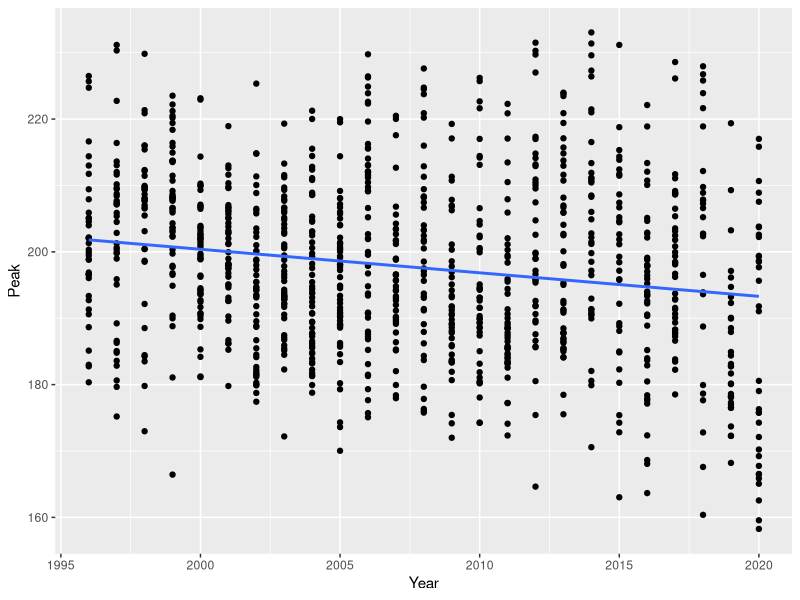

The R script that drew this image: (Note: this script raises an error after producing the figure.)
## ---- chunk 1
pkgs <- c("tidyverse", "readxl", "corrplot", "stats", "ggpubr", "lme4", "car",
          "lmerTest", "gtsummary","broom.mixed")

vapply(pkgs, library, FUN.VALUE = logical(1L), character.only = TRUE,
       logical.return = TRUE)

## ---- chunk 2
df_phenology <- read.csv("Data/phenology_data/phenology_metrics.csv", sep=",",stringsAsFactors = FALSE, header = TRUE)
## ---- chunk 3
df_phenology <- subset(df_phenology, df_phenology$SpeciesID!= "Scathophagidae")

df_phenology %>%
  mutate(Order = case_when(
    SpeciesID == "Acari" ~ "Decomposer",
    SpeciesID == "ANMU" ~ "Mixed feeder",
    SpeciesID == "Aphidoidea" ~ "Herbivor",
    SpeciesID == "Chalcidoidea" ~ "Parasitoid",
    SpeciesID == "CHCE" ~ "Mixed feeder",
    SpeciesID == "Coccoidea" ~ "Herbivor",
    SpeciesID == "Collembola" ~ "Decomposer",
    SpeciesID == "Culicidae" ~ "Mixed feeder",
    SpeciesID == "Ichneumonidae" ~ "Parasitoid",
    SpeciesID == "Linyphiidae" ~ "Predator",
    SpeciesID == "Lycosidae" ~ "Predator",
    SpeciesID == "MYSC" ~ "Mixed feeder",
    SpeciesID == "Nymphalidae" ~ "Mixed feeder",
    SpeciesID == "Phoridae" ~ "Mixed feeder",
    SpeciesID == "Thomisidae" ~ "Predator")) -> df_phenology


df_phenology$Order[is.na(df_phenology$Order)] <- "NA"
df_phenology<- subset(df_phenology,Order!="NA")

print(unique(df_phenology$SpeciesID))

df_phenology <- subset(df_phenology, df_phenology$Plot!= "Art1" | df_phenology$SpeciesID!= "Collembola")
df_phenology <- subset(df_phenology, df_phenology$Plot!= "Art1" | df_phenology$SpeciesID!= "Acari")
df_phenology<- subset(df_phenology,Plot!="Art6")
## ---- chunk 4
m.1 <- lmer(Onset ~ Year + (1 | SpeciesID:Plot), data=df_phenology)
summary(m.1)

m.2 <- lmer(Peak ~ Year + (1 | SpeciesID:Plot), data=df_phenology)
summary(m.2)

#Visualise 
ggplot(df_phenology, aes(Year, Peak))+
  geom_point()+
  geom_smooth(method = "lm", se = FALSE)

m.3 <- lmer(End ~ Year + (1 | SpeciesID:Plot), data=df_phenology)
summary(m.3)

m.4 <- lmer(Duration ~ Year + (1 | SpeciesID:Plot), data=df_phenology)
summary(m.4)
## ---- chunk 5
tbl_regression(m.1) %>%
  modify_column_unhide(column = std.error) %>%
  modify_caption("**Onset of arthropod community**")
tbl_regression(m.2)%>%
  modify_column_unhide(column = std.error) %>%
  modify_caption("**Peak of arthropod community**")
tbl_regression(m.3)%>%
  modify_column_unhide(column = std.error) %>%
  modify_caption("**End of arthropod community**")
tbl_regression(m.4)%>%
  modify_column_unhide(column = std.error) %>%
  modify_caption("**Duration of arthropod community**")
## ---- chunk 6
m.1.func <- lmer(Onset ~ Year*Order + (1 | Plot) + (1 | Order:SpeciesID) + (1 | Year:SpeciesID) + (1 | Year:Plot), data=df_phenology)
summary(m.1.func)

m.2.func <- lmer(Peak ~ Year*Order + (1 | Plot) + (1 | Order:SpeciesID) + (1 | Year:SpeciesID) + (1 | Year:Plot), data=df_phenology)
summary(m.2.func)

m.3.func <- lmer(End ~ Year*Order + (1 | Plot) + (1 | Order:SpeciesID) + (1 | Year:SpeciesID) + (1 | Year:Plot), data=df_phenology)
summary(m.3.func)

m.4.func <- lmer(Duration ~ Year*Order + (1 | Plot) + (1 | Order:SpeciesID) + (1 | Year:SpeciesID) + (1 | Year:Plot), data=df_phenology)
summary(m.4.func)
## ---- chunk 7
tbl_regression(m.1.func) %>%
  modify_column_unhide(column = std.error) %>%
  modify_caption("**Onset - functional groups**")
tbl_regression(m.2.func) %>%
  modify_column_unhide(column = std.error) %>%
  modify_caption("**Peak - functional groups**")
tbl_regression(m.3.func) %>%
  modify_column_unhide(column = std.error) %>%
  modify_caption("**End - functional groups**")
tbl_regression(m.4.func) %>%
  modify_column_unhide(column = std.error) %>%
  modify_caption("**Duration - functional groups**")
## ---- chunk 8
m.1.spec <- lmer(Onset ~ Year*SpeciesID + (1 | Plot) + (1 | Year:Plot), data=df_phenology)
summary(m.1.spec)
anova(m.1.spec)

m.2.spec <- lmer(Peak ~ Year*SpeciesID + (1 | Plot) + (1 | Year:Plot), data=df_phenology)
summary(m.2.spec)
anova(m.2.spec)

m.3.spec <- lmer(End ~ Year*SpeciesID + (1 | Plot) + (1 | Year:Plot), data=df_phenology)
summary(m.3.spec)
anova(m.3.spec)

m.4.spec <- lmer(Duration ~ Year*SpeciesID + (1 | Plot) + (1 | Year:Plot), data=df_phenology)
summary(m.4.spec)
anova(m.4.spec)
## ---- chunk 9
tbl_regression(m.1.spec) %>%
  modify_column_unhide(column = std.error) %>%
  modify_caption("**Onset - Taxa**")
tbl_regression(m.2.spec) %>%
  modify_column_unhide(column = std.error) %>%
  modify_caption("**Peak - Taxa**")
tbl_regression(m.3.spec) %>%
  modify_column_unhide(column = std.error) %>%
  modify_caption("**End - Taxa**")
tbl_regression(m.4.spec) %>%
  modify_column_unhide(column = std.error) %>%
  modify_caption("**Duration - Taxa**")
## ---- chunk 10
df_sub <- subset(df_phenology, Order == "Mixed feeder" )
df_sub1 <- subset(df_phenology, Order == "Predator" )
df_sub2 <- subset(df_phenology, Order == "Herbivor" )
df_sub3 <- subset(df_phenology, Order == "Parasitoid" )
df_sub4 <- subset(df_phenology, Order == "Decomposer" )
## ---- chunk 11
m.1.mix <- lmer(Onset ~ Year*SpeciesID + (1 | Plot) + (1 | Year:Plot), data = df_sub)
summary(m.1.mix)

m.2.mix <- lmer(Peak ~ Year*SpeciesID + (1 | Plot) + (1 | Year:Plot), data = df_sub)
summary(m.2.mix)

m.3.mix <- lmer(End ~ Year*SpeciesID + (1 | Plot) + (1 | Year:Plot), data = df_sub)
summary(m.3.mix)

m.4.mix <- lmer(Duration ~ Year*SpeciesID + (1 | Plot) + (1 | Year:Plot), data = df_sub)
summary(m.4.mix)
## ---- chunk 12
tbl_regression(m.1.mix) %>%
  modify_column_unhide(column = std.error) %>%
  modify_caption("**Onset - Mixed feeders**")
tbl_regression(m.2.mix) %>%
  modify_column_unhide(column = std.error) %>%
  modify_caption("**Peak - Mixed feeders**")
tbl_regression(m.3.mix) %>%
  modify_column_unhide(column = std.error) %>%
  modify_caption("**End - Mixed feeders**")
tbl_regression(m.4.mix) %>%
  modify_column_unhide(column = std.error) %>%
  modify_caption("**Duration - Mixed feeders**")
## ---- chunk 13
m.1.pred <- lmer(Onset ~ Year*SpeciesID + (1 | Plot) + (1 | Year:Plot), data = df_sub1)
summary(m.1.pred)

m.2.pred <- lmer(Peak ~ Year*SpeciesID + (1 | Plot) + (1 | Year:Plot), data = df_sub1)
summary(m.2.pred)

m.3.pred <- lmer(End ~ Year*SpeciesID + (1 | Plot) + (1 | Year:Plot), data = df_sub1)
summary(m.3.pred)

m.4.pred <- lmer(Duration ~ Year*SpeciesID + (1 | Plot) + (1 | Year:Plot), data = df_sub1)
summary(m.4.pred)
## ---- chunk 14
tbl_regression(m.1.pred) %>%
  modify_column_unhide(column = std.error) %>%
  modify_caption("**Onset - Predators**")
tbl_regression(m.2.pred) %>% 
  modify_column_unhide(column = std.error) %>%
  modify_caption("**Peak - Predators**")
tbl_regression(m.3.pred) %>% 
  modify_column_unhide(column = std.error) %>%
  modify_caption("**End - Predators**")
tbl_regression(m.4.pred) %>% 
  modify_column_unhide(column = std.error) %>%
  modify_caption("**Duration - Predators**")
## ---- chunk 15
m.1.herb <- lmer(Onset ~ Year*SpeciesID + (1 | Plot) + (1 | Year:Plot), data = df_sub2)
summary(m.1.herb)

m.2.herb <- lmer(Peak ~ Year*SpeciesID + (1 | Plot) + (1 | Year:Plot), data = df_sub1)
summary(m.2.herb)

m.3.herb <- lmer(End ~ Year*SpeciesID + (1 | Plot) + (1 | Year:Plot), data = df_sub2)
summary(m.3.herb)

m.4.herb <- lmer(Duration ~ Year*SpeciesID + (1 | Plot) + (1 | Year:Plot), data = df_sub2)
summary(m.4.herb)
## ---- chunk 16
tbl_regression(m.1.herb) %>% 
  modify_column_unhide(column = std.error) %>%
  modify_caption("**Onset - Herbivores**")
tbl_regression(m.2.herb) %>% 
  modify_column_unhide(column = std.error) %>%
  modify_caption("**Peak - Herbivores**")
tbl_regression(m.3.herb) %>% 
  modify_column_unhide(column = std.error) %>%
  modify_caption("**End - Herbivores**")
tbl_regression(m.4.herb) %>% 
  modify_column_unhide(column = std.error) %>%
  modify_caption("**Duration - Herbivores**")
## ---- chunk 17
m.1.para <- lmer(Onset ~ Year*SpeciesID + (1 | Plot) + (1 | Year:Plot), data = df_sub3)
summary(m.1.para)

m.2.para <- lmer(Peak ~ Year*SpeciesID + (1 | Plot) + (1 | Year:Plot), data = df_sub3)
summary(m.2.para)

m.3.para <- lmer(End ~ Year*SpeciesID + (1 | Plot) + (1 | Year:Plot), data = df_sub3)
summary(m.3.para)

m.4.para <- lmer(Duration ~ Year*SpeciesID + (1 | Plot) + (1 | Year:Plot), data = df_sub3)
summary(m.4.para)
## ---- chunk 18
tbl_regression(m.1.para) %>% 
  modify_column_unhide(column = std.error) %>%
  modify_caption("**Onset - Parasitoids**")
tbl_regression(m.2.para) %>% 
  modify_column_unhide(column = std.error) %>%
  modify_caption("**Peak - Parasitoids**")
tbl_regression(m.3.para) %>% 
  modify_column_unhide(column = std.error) %>%
  modify_caption("**End - Parasitoids**")
tbl_regression(m.4.para) %>% 
  modify_column_unhide(column = std.error) %>%
  modify_caption("**Duration - Parasitoids**")
## ---- chunk 19
m.1.dec <- lmer(Onset ~ Year*SpeciesID + (1 | Plot) + (1 | Year:Plot), data = df_sub4)
summary(m.1.dec)

m.2.dec <- lmer(Peak ~ Year*SpeciesID + (1 | Plot) + (1 | Year:Plot), data = df_sub4)
summary(m.2.dec)

m.3.dec <- lmer(End ~ Year*SpeciesID + (1 | Plot) + (1 | Year:Plot), data = df_sub4)
summary(m.3.dec)

m.4.dec <- lmer(Duration ~ Year*SpeciesID + (1 | Plot) + (1 | Year:Plot), data = df_sub4)
summary(m.4.dec)
## ---- chunk 20
tbl_regression(m.1.dec) %>% 
  modify_column_unhide(column = std.error) %>%
  modify_caption("**Onset - Decomposers**")
tbl_regression(m.2.dec) %>% 
  modify_column_unhide(column = std.error) %>%
  modify_caption("**Peak - Decomposers**")
tbl_regression(m.3.dec) %>% 
  modify_column_unhide(column = std.error) %>%
  modify_caption("**End - Decomposers**")
tbl_regression(m.4.dec) %>% 
  modify_column_unhide(column = std.error) %>%
  modify_caption("**Duration - Decomposers**")
## ---- chunk 21
family_trends <- function(data, SpeciesID, column){
  df_local <- subset(data, data$SpeciesID == SpeciesID)
  m <- lmer(df_local[,column] ~ Year + (1 | Plot), df_local)
  summary(m)
  
  tbl_regression(m) %>% 
  modify_column_unhide(column = std.error)
}

family_trends_single <- function(data, SpeciesID, column){
  df_local <- subset(data, data$SpeciesID == SpeciesID)
  m <- lm(df_local[,column] ~ Year, df_local)
  summary(m)
  
  tbl_regression(m) %>% 
  modify_column_unhide(column = std.error)
}

family_trends(df_phenology, "Acari", "Onset")
family_trends(df_phenology, "Acari", "Peak")
family_trends(df_phenology, "Acari", "End")
family_trends(df_phenology, "Acari", "Duration")

family_trends(df_phenology, "Collembola", "Onset")
family_trends(df_phenology, "Collembola", "Peak")
family_trends(df_phenology, "Collembola", "End")
family_trends(df_phenology, "Collembola", "Duration")

family_trends_single(df_phenology, "Aphidoidea", "Onset")
family_trends_single(df_phenology, "Aphidoidea", "Peak")
family_trends_single(df_phenology, "Aphidoidea", "End")
family_trends_single(df_phenology, "Aphidoidea", "Duration")

family_trends(df_phenology, "Coccoidea", "Onset")
family_trends(df_phenology, "Coccoidea", "Peak")
family_trends(df_phenology, "Coccoidea", "End")
family_trends(df_phenology, "Coccoidea", "Duration")

family_trends(df_phenology, "Chironomidae", "Onset")
family_trends(df_phenology, "Chironomidae", "Peak")
family_trends(df_phenology, "Chironomidae", "End")
family_trends(df_phenology, "Chironomidae", "Duration")

family_trends_single(df_phenology, "Culicidae", "Onset")
family_trends_single(df_phenology, "Culicidae", "Peak")
family_trends_single(df_phenology, "Culicidae", "End")
family_trends_single(df_phenology, "Culicidae", "Duration")

family_trends(df_phenology, "Chalcidoidea", "Onset")
family_trends(df_phenology, "Chalcidoidea", "Peak")
family_trends(df_phenology, "Chalcidoidea", "End")
family_trends(df_phenology, "Chalcidoidea", "Duration")

family_trends(df_phenology, "Ichneumonidae", "Onset")
family_trends(df_phenology, "Ichneumonidae", "Peak")
family_trends(df_phenology, "Ichneumonidae", "End")
family_trends(df_phenology, "Ichneumonidae", "Duration")

family_trends(df_phenology, "Linyphiidae", "Onset")
family_trends(df_phenology, "Linyphiidae", "Peak")
family_trends(df_phenology, "Linyphiidae", "End")
family_trends(df_phenology, "Linyphiidae", "Duration")

family_trends(df_phenology, "Lycosidae", "Onset")
family_trends(df_phenology, "Lycosidae", "Peak")
family_trends(df_phenology, "Lycosidae", "End")
family_trends(df_phenology, "Lycosidae", "Duration")

family_trends(df_phenology, "Muscidae", "Onset")
family_trends(df_phenology, "Muscidae", "Peak")
family_trends(df_phenology, "Muscidae", "End")
family_trends(df_phenology, "Muscidae", "Duration")

family_trends(df_phenology, "Nymphalidae", "Onset")
family_trends(df_phenology, "Nymphalidae", "Peak")
family_trends(df_phenology, "Nymphalidae", "End")
family_trends(df_phenology, "Nymphalidae", "Duration")

family_trends(df_phenology, "Phoridae", "Onset")
family_trends(df_phenology, "Phoridae", "Peak")
family_trends(df_phenology, "Phoridae", "End")
family_trends(df_phenology, "Phoridae", "Duration")

family_trends(df_phenology, "Sciaridae", "Onset")
family_trends(df_phenology, "Sciaridae", "Peak")
family_trends(df_phenology, "Sciaridae", "End")
family_trends(df_phenology, "Sciaridae", "Duration")

family_trends(df_phenology, "Thomisidae", "Onset")
family_trends(df_phenology, "Thomisidae", "Peak")
family_trends(df_phenology, "Thomisidae", "End")
family_trends(df_phenology, "Thomisidae", "Duration")
## ---- chunk 22
df_summary_lm<-data.frame(SpeciesID=character(),Plot=character(),Pheno_event=character(),Slope=numeric(),SE=numeric(),Tvalue=numeric(),Pvalue=numeric(),Rsquare=numeric(),AdjRsquare=numeric(),
                          Count=numeric(),n=numeric(),Residual=numeric())

for (i in unique(df_phenology$SpeciesID)){
  print(i)
  df8b<-subset(df_phenology,SpeciesID==i)
  for (j in unique(df8b$Plot)){
    df8a<-subset(df8b,Plot==j)
    
    if(sum(!is.na(df8a$Onset))<6){ 
      df_temp<-data.frame(SpeciesID=df8a$SpeciesID[1], 
                          Plot=df8a$Plot[1],
                          Pheno_event="Onset",
                          Slope=NA,
                          SE=NA,
                          Tvalue=NA,
                          Pvalue=NA,
                          Rsquare=NA,
                          AdjRsquare=NA,
                          Count=NA,
                          n=NA,
                          Residual=NA)
    }
    else{
      mod1 <- lm(Onset ~ Year, data =df8a)       
      Residual1 <- sqrt(deviance(mod1)/df.residual(mod1))
      df_temp<-data.frame(SpeciesID=df8a$SpeciesID[1], 
                          Plot=df8a$Plot[1],
                          Pheno_event="Onset",
                          Slope=summary(mod1)$coefficients[2],
                          SE=summary(mod1)$coefficients[4],
                          Tvalue=summary(mod1)$coefficients[6],
                          Pvalue=summary(mod1)$coefficients[8],
                          Rsquare=summary(mod1)$r.squared,
                          AdjRsquare=summary(mod1)$adj.r.squared,
                          Count=sum(df8a$TotalAbundance),
                          n=sum(!is.na(df8a$Onset)),
                          Residual=Residual1)
      df_summary_lm<-bind_rows(df_summary_lm,df_temp)
    }
    #plot(mod1)
    
    
    if(sum(!is.na(df8a$Peak))<6){
      df_temp<-data.frame(SpeciesID=df8a$SpeciesID[1],
                          Plot=df8a$Plot[1],
                          Pheno_event="Peak",
                          Slope=NA,
                          SE=NA,
                          Tvalue=NA,
                          Pvalue=NA,
                          Rsquare=NA,
                          AdjRsquare=NA,
                          Count=NA,
                          n=NA,
                          Residual=NA)
    }
    
    else{ 
      mod2 <- lm(Peak ~ Year, data =df8a)
      Residual2 <- sqrt(deviance(mod2)/df.residual(mod2))
      df_temp<-data.frame(SpeciesID=df8a$SpeciesID[1],
                          Plot=df8a$Plot[1],
                          Pheno_event="Peak",
                          Slope=summary(mod2)$coefficients[2],
                          SE=summary(mod2)$coefficients[4],
                          Tvalue=summary(mod2)$coefficients[6],
                          Pvalue=summary(mod2)$coefficients[8],
                          Rsquare=summary(mod2)$r.squared,
                          AdjRsquare=summary(mod2)$adj.r.squared,
                          Count=sum(df8a$TotalAbundance),
                          n=sum(!is.na(df8a$Peak)),
                          Residual=Residual2)
      df_summary_lm<-bind_rows(df_summary_lm,df_temp)
    }
    
    #plot(mod2)
    
    if(sum(!is.na(df8a$End))<6){
      df_temp<-data.frame(SpeciesID=df8a$SpeciesID[1],
                          Plot=df8a$Plot[1],
                          Pheno_event="End",
                          Slope=NA,
                          SE=NA,
                          Tvalue=NA,
                          Pvalue=NA,
                          Rsquare=NA,
                          AdjRsquare=NA,
                          Count=NA,
                          n=NA,
                          Residual=NA)
    }
    
    else{ 
      
      mod3 <- lm(End ~ Year, data =df8a)
      Residual3 <- sqrt(deviance(mod3)/df.residual(mod3))
      df_temp<-data.frame(SpeciesID=df8a$SpeciesID[1],
                          Plot=df8a$Plot[1],
                          Pheno_event="End",
                          Slope=summary(mod3)$coefficients[2],
                          SE=summary(mod3)$coefficients[4],
                          Tvalue=summary(mod3)$coefficients[6],
                          Pvalue=summary(mod3)$coefficients[8],
                          Rsquare=summary(mod3)$r.squared,
                          AdjRsquare=summary(mod3)$adj.r.squared,
                          Count=sum(df8a$TotalAbundance),
                          n=sum(!is.na(df8a$End)),
                          Residual=Residual3)
      df_summary_lm<-bind_rows(df_summary_lm,df_temp)
    }
    
    if(sum(!is.na(df8a$Duration))<6){
      df_temp<-data.frame(SpeciesID=df8a$SpeciesID[1],
                          Plot=df8a$Plot[1],
                          Pheno_event="Duration",
                          Slope=NA,
                          SE=NA,
                          Tvalue=NA,
                          Pvalue=NA,
                          Rsquare=NA,
                          AdjRsquare=NA,
                          Count=NA,
                          n=NA,
                          Residual=NA)
    }
    
    else{ 
      
      mod4 <- lm(Duration ~ Year, data =df8a)
      Residual4 <- sqrt(deviance(mod4)/df.residual(mod4))
      df_temp<-data.frame(SpeciesID=df8a$SpeciesID[1],
                          Plot=df8a$Plot[1],
                          Pheno_event="Duration",
                          Slope=summary(mod4)$coefficients[2],
                          SE=summary(mod4)$coefficients[4],
                          Tvalue=summary(mod4)$coefficients[6],
                          Pvalue=summary(mod4)$coefficients[8],
                          Rsquare=summary(mod4)$r.squared,
                          AdjRsquare=summary(mod4)$adj.r.squared,
                          Count=sum(df8a$TotalAbundance),
                          n=sum(!is.na(df8a$Duration)),
                          Residual=Residual4)
      df_summary_lm<-bind_rows(df_summary_lm,df_temp)
    }
  }
}

## ---- chunk 23
df_model_significance <-
  data.frame(
    SpeciesID = character(),
    Plot = character(),
    Pheno_event = character(),
    Slope = numeric(),
    Pvalue = numeric(),
    AdjRsquare = numeric(),
    Significance = character()
  )

for (species in unique(df_summary_lm$SpeciesID)) {
  print(species)
  df_summary_lm_sub <- subset(df_summary_lm, SpeciesID == species)
  for (plot in unique(df_summary_lm_sub$Plot)) {
    print(plot)
    df_summary_lm_sub2 <- subset(df_summary_lm_sub, Plot == plot)
    for (phenoEvent in unique(df_summary_lm_sub2$Pheno_event)) {
      df_summary_lm_sub3 <-
        subset(df_summary_lm_sub2, Pheno_event == phenoEvent)
      
      Significance_result <- NA
      
      if (df_summary_lm_sub3$Pvalue < 0.05 || df_summary_lm_sub3$Pvalue == 0.05) {
        Significance_result <-
          "Significant"
      } else if (df_summary_lm_sub3$Pvalue > 0.05 && df_summary_lm_sub3$Pvalue < 0.06) {
        Significance_result <-
          "Near_significant"
      } else if (df_summary_lm_sub3$Pvalue > 0.05) {
        Significance_result <-
          "Non-significant"
      } else {
        print("No pvalues")
        Significance_result <- "Not determined"
      }
      
      
      df_temp <-
        data.frame(
          SpeciesID = species,
          Plot = plot,
          Pheno_event = phenoEvent,
          Slope = df_summary_lm_sub3$Slope,
          Pvalue = df_summary_lm_sub3$Pvalue,
          AdjRsquare = df_summary_lm_sub3$AdjRsquare,
          Significance = Significance_result
        )
      
      df_model_significance <- bind_rows(df_model_significance, df_temp)
    }
  }
}

## ---- chunk 24
df1 <- filter(df_model_significance, Significance == 'Significant') #Number of significant observations
df1a <- filter(df_model_significance, Significance == 'Non-significant') #Number of non-significant observations
df2 <- filter(df1, Slope > 0) #Only 6 of the significant observations are positive
df3 <- filter(df1, Slope < 0) #48 of the significant observations are negative
df3a <- subset(df3, df3$Pheno_event!= "Duration") #Check without duration of activity
## ---- chunk 25
df_summary_lm %>%
  mutate(Order = case_when(
           SpeciesID == "Acari" ~ "Decomposer",
           SpeciesID == "ANMU" ~ "Mixed feeder",
           SpeciesID == "Aphidoidea" ~ "Herbivore",
           SpeciesID == "Chalcidoidea" ~ "Parasitoid",
           SpeciesID == "CHCE" ~ "Mixed feeder",
           SpeciesID == "Coccoidea" ~ "Herbivore",
           SpeciesID == "Collembola" ~ "Decomposer",
           SpeciesID == "Culicidae" ~ "Mixed feeder",
           SpeciesID == "Ichneumonidae" ~ "Parasitoid",
           SpeciesID == "Linyphiidae" ~ "Predator",
           SpeciesID == "Lycosidae" ~ "Predator",
           SpeciesID == "MYSC" ~ "Mixed feeder",
           SpeciesID == "Nymphalidae" ~ "Mixed feeder",
           SpeciesID == "Phoridae" ~ "Mixed feeder",
           SpeciesID == "Thomisidae" ~ "Predator")) -> df_summary_lm

df_summary_lm$Plot[df_summary_lm$Plot == "Art1"] <- "Plot 1" 
df_summary_lm$Plot[df_summary_lm$Plot == "Art2"] <- "Plot 2" 
df_summary_lm$Plot[df_summary_lm$Plot == "Art3"] <- "Plot 3" 
df_summary_lm$Plot[df_summary_lm$Plot == "Art4"] <- "Plot 4" 
df_summary_lm$Plot[df_summary_lm$Plot == "Art5"] <- "Plot 5" 
df_summary_lm$Plot[df_summary_lm$Plot == "Art6"] <- "Plot 6"
df_summary_lm$Plot[df_summary_lm$Plot == "Art7"] <- "Plot 7" 

df_summary_lm$SpeciesID[df_summary_lm$SpeciesID == "CHCE"] <- "Chironomidae"
df_summary_lm$SpeciesID[df_summary_lm$SpeciesID == "ANMU"] <- "Muscidae"
df_summary_lm$SpeciesID[df_summary_lm$SpeciesID == "MYSC"] <- "Sciaridae"

df_summary_lm$Pheno_event <- factor(df_summary_lm$Pheno_event,                 # Relevel group factor
                         levels = c("Onset", "Peak", "End", "Duration"))

df_summary_lm$SpeciesID <- factor(df_summary_lm$SpeciesID,                 # Relevel group factor
                            levels = c("Chironomidae", "Linyphiidae", "Sciaridae", "Lycosidae", "Collembola", "Muscidae", 
                                       "Acari", "Thomisidae", "Culicidae", "Ichneumonidae", "Coccoidea", "Nymphalidae", "Phoridae", "Chalcidoidea", "Aphidoidea"))

df_summary_lm$Plot <- factor(df_summary_lm$Plot,                 # Relevel group factor
                       levels = c("Plot 7", "Plot 6", "Plot 5", "Plot 4", "Plot 3", "Plot 2", "Plot 1"))

## ---- chunk 26
df8_Onset<- subset(df_summary_lm,Pheno_event=="Onset")
df8_Peak<- subset(df_summary_lm,Pheno_event=="Peak")
df8_End<- subset(df_summary_lm,Pheno_event=="End")
df8_Duration<- subset(df_summary_lm,Pheno_event=="Duration")



Onset <- ggplot(df8_Onset, aes(x = Slope, y = Plot, color = Pvalue < 0.051 | Pvalue == 0.5))+
  xlab("Phenological shift (days per year)")+
  scale_color_manual(name = 'Pvalue < 0.05', values = setNames(c('red', 'blue'), c(T,F)))+
  #scale_shape(guide = "none")+
  geom_point(size = 3)+
  geom_errorbar(aes(xmin=Slope-SE, xmax=Slope+SE, y = Plot))+
  facet_grid(SpeciesID ~ ., drop = TRUE, scales = "free_y", space = "free")+
  theme(strip.text.y = element_blank(), panel.background = element_rect(fill = "white"), panel.spacing = unit(.08, "lines"),
        panel.border = element_rect(color = "black", fill = NA, size = 0.5), axis.title.y = element_blank(),legend.position="none",
        axis.title.x = element_blank(), plot.margin = unit(c(0.5,0.1,1,0.1), "cm"),
        axis.text = element_text(size = 12))+
  geom_vline(xintercept = 0)


Peak <- ggplot(df8_Peak, aes(x = Slope, y = Plot, color = Pvalue < 0.051 | Pvalue == 0.5))+
  xlab("Phenological shift (days per year)")+
  scale_color_manual(name = 'Pvalue < 0.05', values = setNames(c('red', 'blue'), c(T,F)))+
  #scale_shape(guide = "none")+
  geom_point(size = 3)+
  geom_errorbar(aes(xmin=Slope-SE, xmax=Slope+SE, y = Plot))+
  facet_grid(SpeciesID ~ ., drop = TRUE, scales = "free_y", space = "free")+
  theme(strip.text.y = element_blank(), panel.background = element_rect(fill = "white"), panel.spacing = unit(.08, "lines"),
        panel.border = element_rect(color = "black", fill = NA, size = 0.5), axis.title.y = element_blank(), 
        axis.ticks.y = element_blank(), axis.text.y = element_blank(), legend.position="none",
        axis.title.x = element_blank(), plot.margin = unit(c(0.5,0.1,1,0.1), "cm"),
        axis.text = element_text(size = 12))+
  geom_vline(xintercept = 0)


End <- ggplot(df8_End, aes(x = Slope, y = Plot, color = Pvalue < 0.051 | Pvalue == 0.5))+
  xlab("Phenological shift (days per year)")+
  scale_color_manual(name = 'Pvalue < 0.05', values = setNames(c('red', 'blue'), c(T,F)))+
  #scale_shape(guide = "none")+
  geom_point(size = 3)+
  geom_errorbar(aes(xmin=Slope-SE, xmax=Slope+SE, y = Plot))+
  facet_grid(SpeciesID ~ ., drop = TRUE, scales = "free_y", space = "free")+
  theme(strip.text.y = element_blank(), panel.background = element_rect(fill = "white"), panel.spacing = unit(0.08, "lines"),
        panel.border = element_rect(color = "black", fill = NA, size = 0.5), axis.title.y = element_blank(), 
        axis.ticks.y = element_blank(), axis.text.y = element_blank(), legend.position="none",
        axis.title.x = element_text(size = 15, hjust = -2.5, vjust = -2), plot.margin = unit(c(0.5,0.1,0.5,0.1), "cm"),
        axis.text = element_text(size = 12))+
  geom_vline(xintercept = 0)


Duration <- ggplot(df8_Duration, aes(x = Slope, y = Plot, color = Pvalue < 0.051 | Pvalue == 0.5))+
  xlab("Phenological shift (days per year)")+
  scale_color_manual(name = 'Pvalue < 0.05', values = setNames(c('red', 'blue'), c(T,F)))+
  #scale_shape(guide = "none")+
  geom_point(size = 3)+
  geom_errorbar(aes(xmin=Slope-SE, xmax=Slope+SE, y = Plot))+
  facet_grid(SpeciesID ~ ., drop = TRUE, scales = "free_y", space = "free")+
  theme(strip.text.y = element_text(angle = 0), panel.background = element_rect(fill = "white"), panel.spacing = unit(.08, "lines"),
        panel.border = element_rect(color = "black", fill = NA, size = 0.5), axis.title.y = element_blank(), 
        axis.ticks.y = element_blank(), axis.text.y = element_blank(), legend.position="none",
        axis.title.x = element_blank(), plot.margin = unit(c(0.5,0.1,1,0.1), "cm"),
        axis.text = element_text(size = 12))+
  geom_vline(xintercept = 0)


ggarrange(Onset, Peak, End, Duration, labels = c("A) Onset", "B) Peak", "C) End", "D) Duration"), hjust = -0.1, vjust = 0.1, ncol = 4, nrow = 1)+
  theme(plot.margin = margin(0.5,0.1,0.1,0.1, "cm"))

## ---- chunk 27
ggarrange(Onset, Peak, End, Duration, labels = c("A) Onset", "B) Peak", "C) End", "D) Duration"), hjust = -0.1, vjust = 0.1, ncol = 4, nrow = 1)+
  theme(plot.margin = margin(0.5,0.1,0.1,0.1, "cm"))
## ---- chunk 28
require(writexl)

#write_xlsx(df_summary_lm, "Data/Dataset_summaries\\df_summary_temporal_linear_trends.xlsx", col_names = TRUE)
